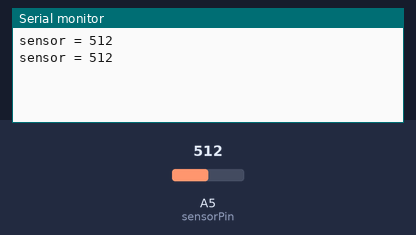
Recording of a sketch running on a simulated Arduino Uno, built with avr-gcc and run on an emulated ATmega328P. On the bench: the last lines printed to the serial monitor. The test bench sets the inputs (shaded band); at power-on: A5 (sensorPin) = 512.

Above: at 1.8 s.
1.9 s: A5 (sensorPin) set to 716
At 2.6 s:
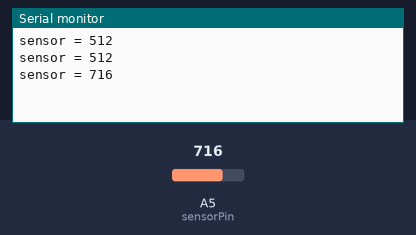
3.4 s: A5 (sensorPin) set to 900
At 4.8 s:
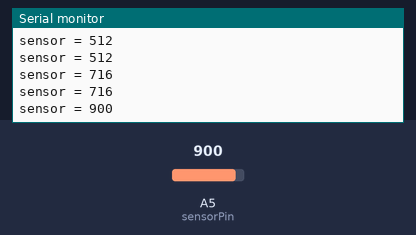
Timing chart, 0 to 6.4 s (numbered marks = the images above; inputs shaded):
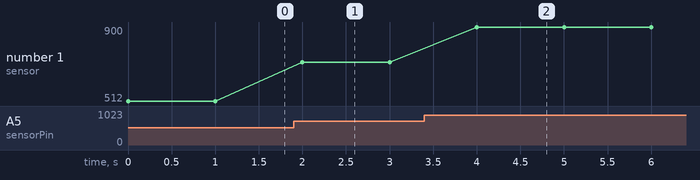

Measured:
- after the input at 1.9 s, the serial monitor: prints a new line after 0.10 s (image 1)
- after the input at 3.4 s, the serial monitor: prints a new line after 0.60 s (image 2)
- plotted number 1: 512 → 716 after the input at 1.9 s, 716 → 900 after the input at 3.4 s

The sketch:

EB_WaterSensor.ino
```cpp
/*
  EB - Water Sensor demo code

  See the changes when there's water and no water on the sensor.

  http://makerstudio.cc
 */
// Connect the sensor to Analog input 5
const int sensorPin = A5;
int sensorValue = 0;
void setup() {
  // initialize serial communications at 9600 bps:
  Serial.begin(9600);
}
// the loop routine runs over and over again forever:
void loop() {
  // read the analog in value:
  sensorValue = analogRead(sensorPin);
  // print the results to the serial monitor
  Serial.print("sensor = " );//see the difference when there's water or not
  Serial.println(sensorValue);
  delay(1000);// Do sampling every other second
}
```
